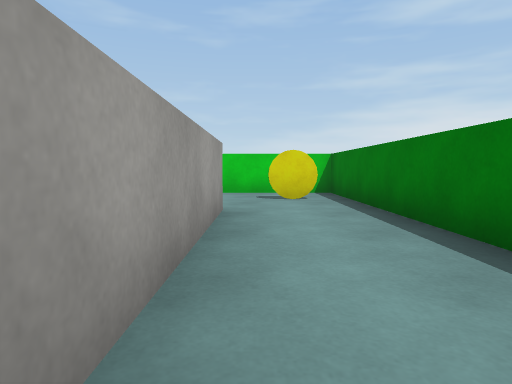
[1] (above)

17 first-person views from a walk through a Unity game level. The camera is 0.62 m above the floor, tilts 4° down and sees 75° across. The floor is counted in squares, 1 m on a side. Each view is taken from the middle of a square. On the plan, view 1 faces up. The plan holds only what a view shows up to about 10 squares ahead; the rest is blank. The player character is not drawn. Surface patterns are stand-ins for the level's own textures.

[2]
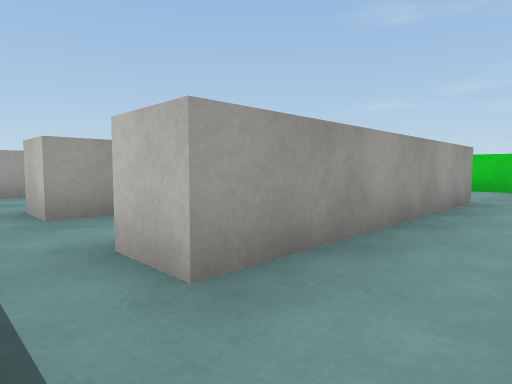

[3]
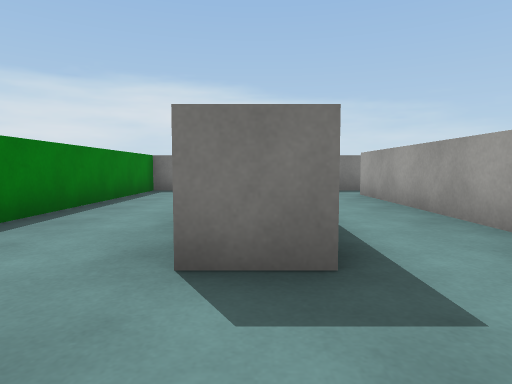

[4]
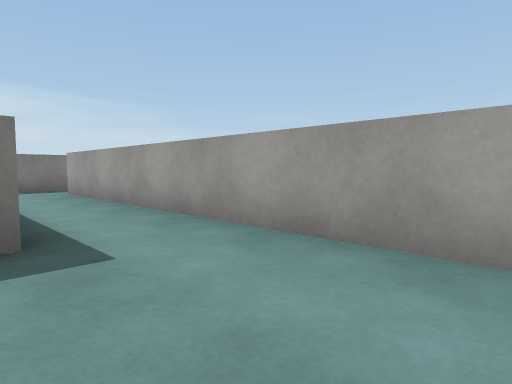

[5]
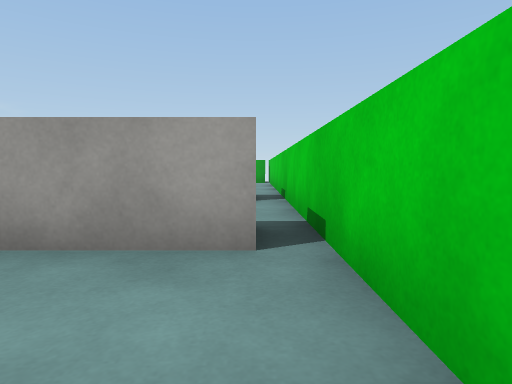

[6]
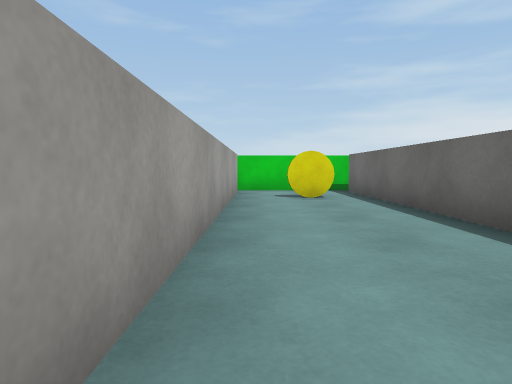

[7]
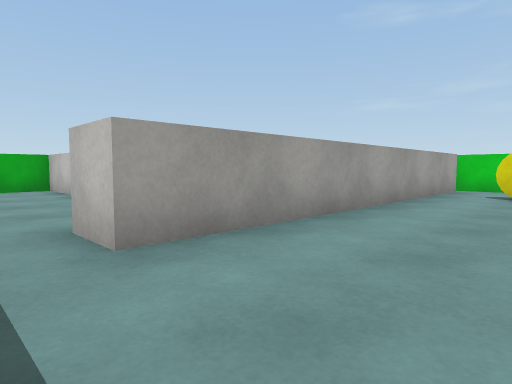

[8]
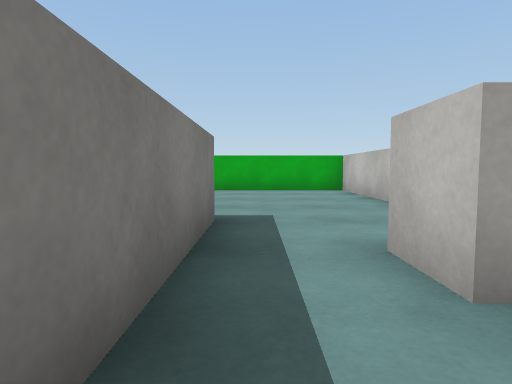

[9]
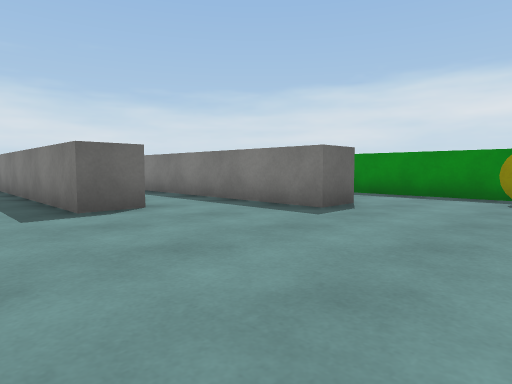

[10]
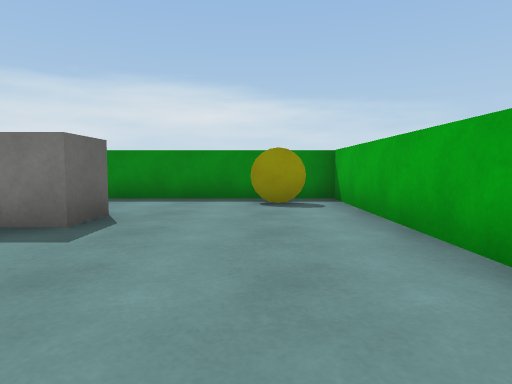

[11]
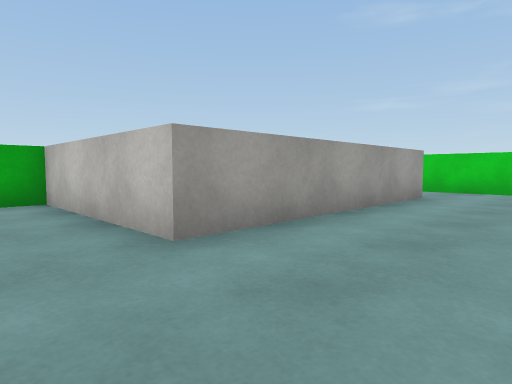

[12]
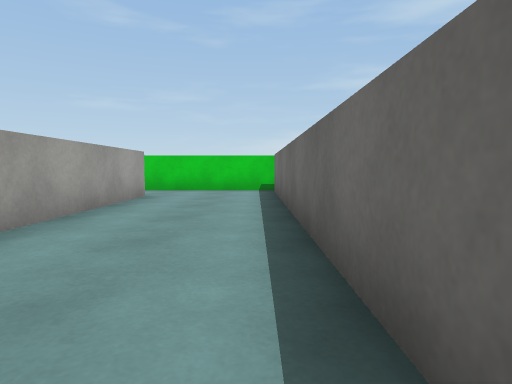

[13]
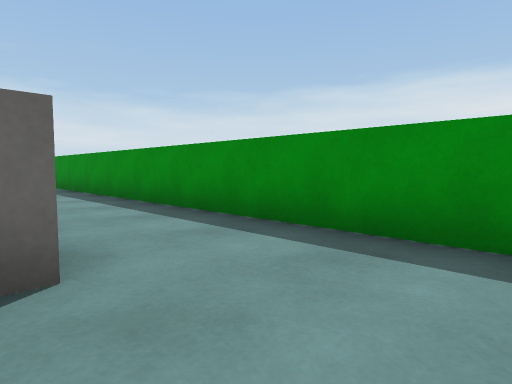

[14]
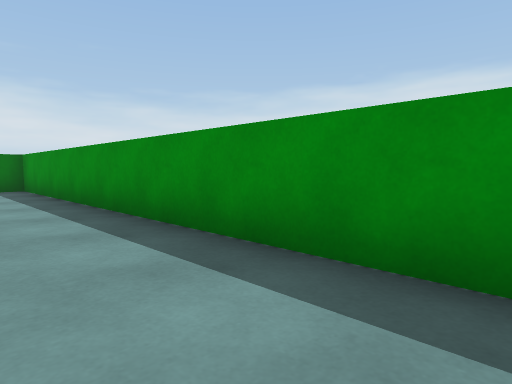

[15]
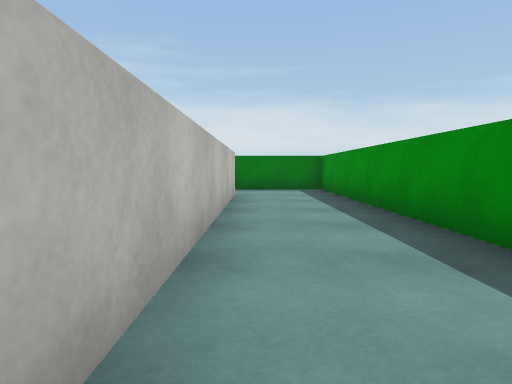

[16]
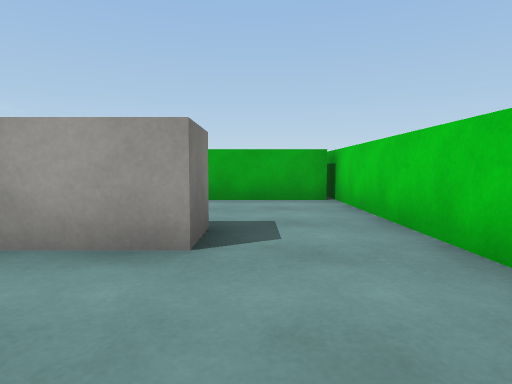

[17]
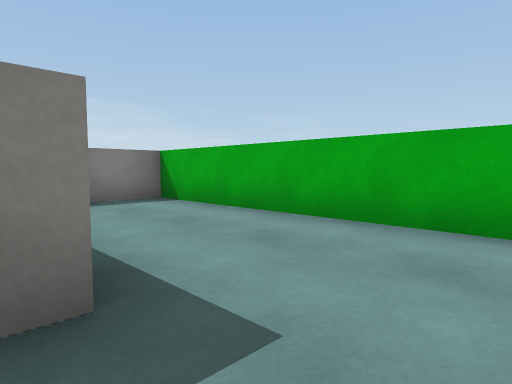

### Floor plan
Ten units are one square. View 1 is at (0, 0); x grows to the right and y downward. Boxes are objects, and circles mark ways between rooms. Rooms are numbered by the first view taken in them; rooms with no view inside come last. Other rooms are left out.
<svg viewBox="-170 -91 194 186">
<path fill="none" stroke="#000" d="M-16 -50 -5 -50 -5 10 -15 10M-35 -80 -35 10M12 25 19 25 19 -86 -41 -86M-45 -21 -45 -80M-35 10 -45 10M-75 -80 -75 10 -85 10M-41 -86 -80 -86M-85 25 -28 25M-85 4 -85 -78M-100 36 -100 25 -85 25M-120 66 -120 55 -60 55M-115 -65 -115 -5 -156 -5 -156 90 19 90 19 64M-2 65 -75 65M-80 -86 -115 -86M-126 -65 -115 -65M-156 -85 -156 -15 -141 -15M-115 -86 -165 -86"/>
<rect x="5" y="-75" width="10" height="10" fill="#bbb"><title>yellow coin</title></rect>
<rect x="-65" y="-65" width="10" height="10" fill="#bbb"><title>yellow coin</title></rect>
<rect x="-145" y="75" width="10" height="10" fill="#bbb"><title>yellow coin</title></rect>
<circle cx="-40" cy="-80" r="3" fill="#2a7"/>
<circle cx="-40" cy="20" r="3" fill="#2a7"/>
<circle cx="-80" cy="-80" r="3" fill="#2a7"/>
<circle cx="-80" cy="20" r="3" fill="#2a7"/>
<circle cx="-120" cy="-75" r="3" fill="#2a7"/>
<text x="-20" y="-30">1</text>
<text x="-60" y="-30">2</text>
<text x="-90" y="20">3</text>
<text x="-140" y="-50">4</text>
</svg>
Room 1 opens to room 2. Room 2 opens to room 3. Room 3 opens to room 4.

Where each view was taken, in squares from view 1:
view 1: 0 up, 0 right, facing up
view 2: 2 down, 1 right, facing up-left
view 3: 7 up, 1 left, facing down
view 4: 8 up, 1 left, facing down-left
view 5: 8 up, 1 left, facing left
view 6: 1 down, 7 left, facing up
view 7: 2 down, 5 left, facing up-left
view 8: 2 down, 6 left, facing left
view 9: 1 down, 15 left, facing down-right
view 10: 2 down, 14 left, facing down
view 11: 1 down, 9 left, facing up-left
view 12: 1 down, 9 left, facing up
view 13: 6 down, 14 left, facing down-right
view 14: 7 down, 9 left, facing down-right
view 15: 7 down, 8 left, facing right
view 16: 7 up, 9 left, facing left
view 17: 8 up, 12 left, facing down-left
